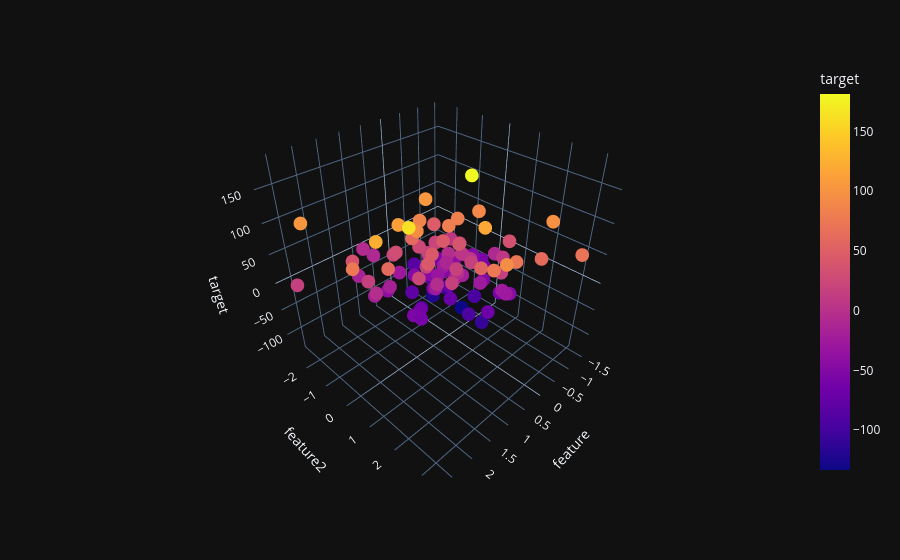

Notebook code for this chart:
### Code cell
fig = px.scatter_3d(df, x="feature", y="feature2", z="target", color="target")
fig.show()
